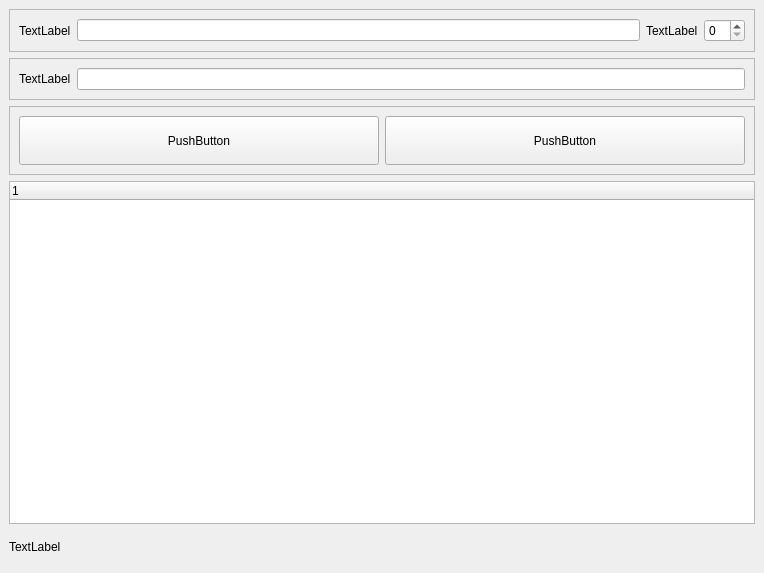
<?xml version="1.0" encoding="UTF-8"?>
<ui version="4.0">
 <class>MainWindow</class>
 <widget class="QMainWindow" name="MainWindow">
  <property name="geometry">
   <rect>
    <x>0</x>
    <y>0</y>
    <width>764</width>
    <height>573</height>
   </rect>
  </property>
  <property name="windowTitle">
   <string>MainWindow</string>
  </property>
  <widget class="QWidget" name="centralwidget">
   <layout class="QVBoxLayout" name="verticalLayout" stretch="1,1,2,10,1">
    <item>
     <widget class="QFrame" name="HandleFrame">
      <property name="sizePolicy">
       <sizepolicy hsizetype="Preferred" vsizetype="Preferred">
        <horstretch>0</horstretch>
        <verstretch>0</verstretch>
       </sizepolicy>
      </property>
      <property name="frameShape">
       <enum>QFrame::StyledPanel</enum>
      </property>
      <property name="frameShadow">
       <enum>QFrame::Raised</enum>
      </property>
      <layout class="QHBoxLayout" name="horizontalLayout">
       <item>
        <widget class="QLabel" name="label">
         <property name="text">
          <string>TextLabel</string>
         </property>
        </widget>
       </item>
       <item>
        <widget class="QLineEdit" name="lineEdit"/>
       </item>
       <item>
        <widget class="QLabel" name="label_2">
         <property name="text">
          <string>TextLabel</string>
         </property>
        </widget>
       </item>
       <item>
        <widget class="QSpinBox" name="spinBox">
         <property name="sizePolicy">
          <sizepolicy hsizetype="Preferred" vsizetype="Fixed">
           <horstretch>0</horstretch>
           <verstretch>10</verstretch>
          </sizepolicy>
         </property>
        </widget>
       </item>
      </layout>
     </widget>
    </item>
    <item>
     <widget class="QFrame" name="KeyWord_Frame">
      <property name="frameShape">
       <enum>QFrame::StyledPanel</enum>
      </property>
      <property name="frameShadow">
       <enum>QFrame::Raised</enum>
      </property>
      <layout class="QHBoxLayout" name="horizontalLayout_3">
       <item>
        <widget class="QLabel" name="label_3">
         <property name="text">
          <string>TextLabel</string>
         </property>
        </widget>
       </item>
       <item>
        <widget class="QLineEdit" name="lineEdit_2"/>
       </item>
      </layout>
     </widget>
    </item>
    <item>
     <widget class="QFrame" name="Buttons_Frame">
      <property name="frameShape">
       <enum>QFrame::StyledPanel</enum>
      </property>
      <property name="frameShadow">
       <enum>QFrame::Raised</enum>
      </property>
      <layout class="QHBoxLayout" name="horizontalLayout_2">
       <item>
        <widget class="QPushButton" name="pushButton">
         <property name="sizePolicy">
          <sizepolicy hsizetype="Minimum" vsizetype="Preferred">
           <horstretch>0</horstretch>
           <verstretch>0</verstretch>
          </sizepolicy>
         </property>
         <property name="text">
          <string>PushButton</string>
         </property>
        </widget>
       </item>
       <item>
        <widget class="QPushButton" name="pushButton_2">
         <property name="sizePolicy">
          <sizepolicy hsizetype="Minimum" vsizetype="Preferred">
           <horstretch>0</horstretch>
           <verstretch>0</verstretch>
          </sizepolicy>
         </property>
         <property name="text">
          <string>PushButton</string>
         </property>
        </widget>
       </item>
      </layout>
     </widget>
    </item>
    <item>
     <widget class="QTreeWidget" name="treeWidget">
      <column>
       <property name="text">
        <string notr="true">1</string>
       </property>
      </column>
     </widget>
    </item>
    <item>
     <widget class="QLabel" name="label_4">
      <property name="text">
       <string>TextLabel</string>
      </property>
     </widget>
    </item>
   </layout>
  </widget>
 </widget>
 <resources/>
 <connections/>
</ui>
